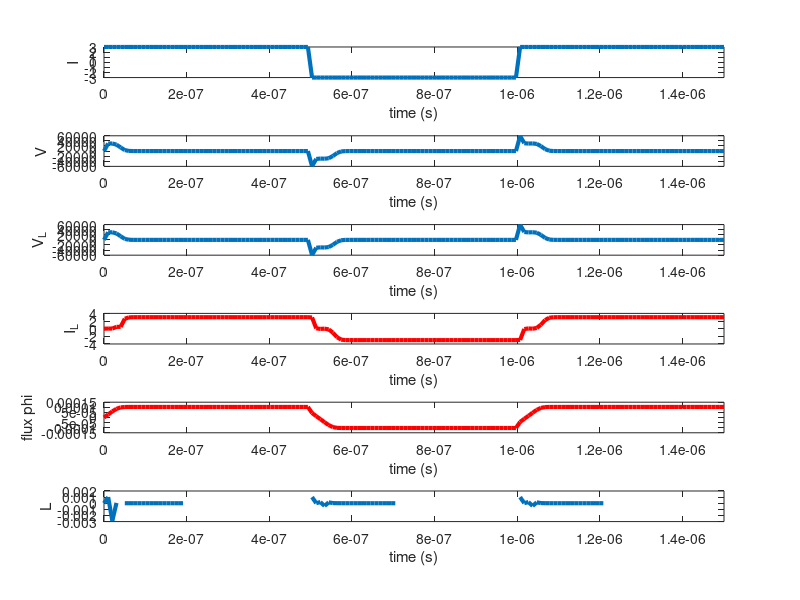
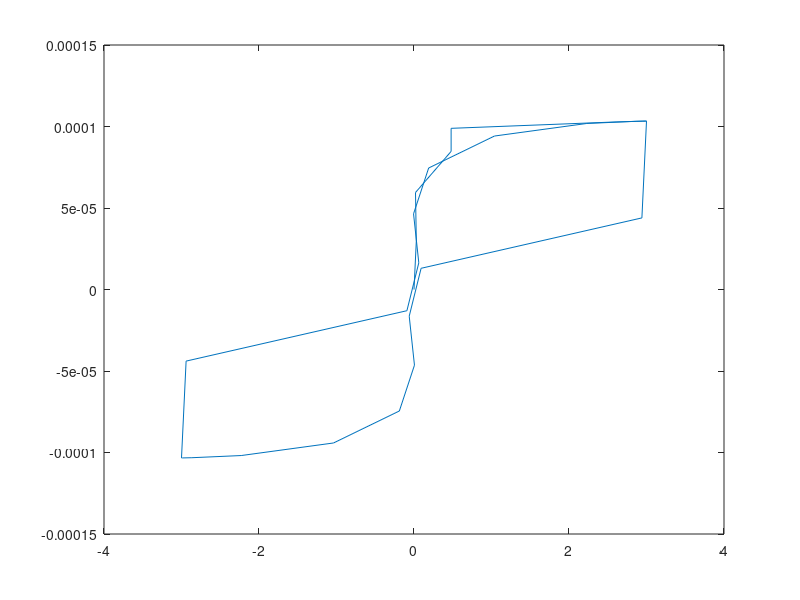
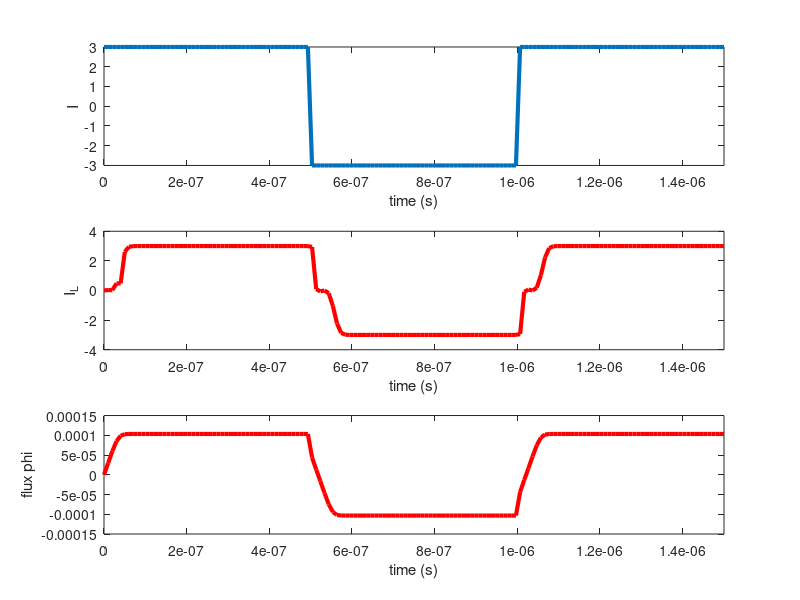

MATLAB code for these plots, in order:
clear all
close all

alpha = -0.15e4;
beta = 0.75e12;
R=1e4;
RL=0;%1e6;%100e3;
rho=1e-6;%1/RL*0.99;

n=0.5e2;
Ival=3; 

I = [Ival.*ones(1,n),-Ival.*ones(1,n),Ival.*ones(1,n)];
dt=1e-8;
t = linspace(0,dt*length(I),length(I));

%  f=1e7;
% I = Ival*sin(2*pi*f*t);
fc=1e2;
%t=linspace(0,2*(1/fc),fc*2.5);
%I=Ival*sawtooth(2*pi*fc*t,0.5);
dt=1e-9;%1/fc/2.5;
threshold=1e-7;
IL(1)=0;

phi(1)=0;%-5.2e-5;
for i = 2:length(I)
    
    j=1;
    ILguess(1) = 0.5*I(i);%IL(i-1);
    diff =1;
    while(diff>threshold)
        VL(i) = R*(I(i)-ILguess(j)) - ILguess(j)*(RL);
        disp("VL =  ");
        disp(VL(i));
        V(i)= R*(I(i)-ILguess(j));
        phi(i)=phi(i-1) + VL(i)*dt;
        disp("phi =  ");
        disp(phi(i));
        j=j+1;
        ILguess(j) = (phi(i) - phi(i-1))*rho/dt + (2*alpha*phi(i-1) + 4*beta*phi(i-1)^3) ;
        diff=abs(ILguess(j)-ILguess(j-1));
        disp(diff);
    end

%     figure(3)
%     plot(ILguess)
%     hold on
    IL(i)=ILguess(end);
    disp(IL(i));
    L(i)=(phi(i)-phi(i-1))/(IL(i)-IL(i-1));
    U(i)=alpha*phi(i)^2 + beta*phi(i)^4 - IL(i)*phi(i);
    o=i


end

lw=3;

figure(1)
subplot(6,1,1)
plot(t,I,'-','LineWidth',lw);
xlabel('time (s)')
ylabel('I')
xlim([0, t(end)])

subplot(6,1,2)
plot(t,V,'-','LineWidth',lw);
xlabel('time (s)')
ylabel('V')
xlim([0, t(end)])

subplot(6,1,3)
plot(t,VL,'-','LineWidth',lw);
xlabel('time (s)')
ylabel('V_L')
xlim([0, t(end)])

subplot(6,1,4)
plot(t,IL,'- r','LineWidth',lw);
xlabel('time (s)')
ylabel('I_L')
xlim([0, t(end)])

subplot(6,1,5)
plot(t,phi,'- r','LineWidth',lw);
xlabel('time (s)')
ylabel('flux phi')
xlim([0, t(end)])

subplot(6,1,6)
plot(t,L,'-','LineWidth',lw);
xlabel('time (s)')
ylabel('L')
xlim([0, t(end)])

figure(2)
plot(IL,phi)

figure(3)
subplot(3,1,1)
plot(t,I,'-','LineWidth',lw);
xlabel('time (s)')
ylabel('I')
xlim([0, t(end)])

subplot(3,1,2)
plot(t,IL,'- r','LineWidth',lw);
xlabel('time (s)')
ylabel('I_L')
xlim([0, t(end)])

subplot(3,1,3)
plot(t,phi,'- r','LineWidth',lw);
xlabel('time (s)')
ylabel('flux phi')
xlim([0, t(end)])



%% double well

lw=2;
phi_dw = linspace(-10e-5,10e-5,100);
IL_dw=[0.27, -0.27];

for j = 1: length(IL_dw)
    for i = 1:length(phi_dw)
        Energy(j,i) = alpha*phi_dw(i)^2 + beta*phi_dw(i)^4 - IL_dw(j)*phi_dw(i);
    end
    %[Emin,i_min(j)]= min(Energy(j,:));
end



%L = (phi_dw(2)-phi_dw(1))/(IL_dw(2)-IL_dw(1))

% figure(2)
% plot(phi_dw,Energy(2,:),'LineWidth',lw)
% hold on
% plot(phi_dw,Energy(1,:),'LineWidth',lw)
% plot(phi,U,'LineWidth',lw)


